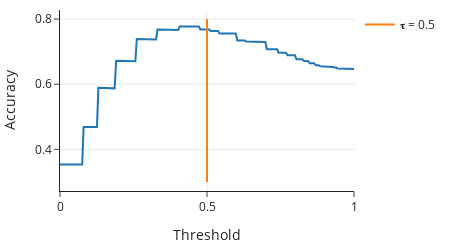

Write notebook code for a chart like this one.
### Markdown cell above
To understand how accuracy changes with respect to $\tau$, we make a plot:

### Code cell
fig = px.line(x=thresholds, y=accs, width=450, height=250)
fig.add_trace(
    go.Scatter(
        x=[0.5, 0.5],
        y=[0.3, 0.8],
        mode="lines",
        name="𝛕 = 0.5",
        showlegend=True,
    )
)
fig.update_xaxes(title="Threshold")
fig.update_yaxes(title="Accuracy")

### Figure 1 — Plotly figure (JSON) as saved in the notebook; plotly's stock layout.template omitted (floating-point values rounded to 4 significant figures; data arrays with more than 128 entries replaced by an {"elided": "..."} marker saying what was removed)
{"data": [{"hovertemplate": "x=%{x}<br>y=%{y}<extra></extra>", "legendgroup": "", "line": {"color": "#1F77B4", "dash": "solid"}, "marker": {"symbol": "circle"}, "mode": "lines", "name": "", "orientation": "v", "showlegend": false, "type": "scatter", "x": {"elided": "200 float values"}, "xaxis": "x", "y": {"elided": "200 float values"}, "yaxis": "y"}, {"mode": "lines", "name": "𝛕 = 0.5", "showlegend": true, "type": "scatter", "x": [0.5, 0.5], "y": [0.3, 0.8]}], "layout": {"height": 250, "legend": {"tracegroupgap": 0}, "width": 450, "xaxis": {"anchor": "y", "domain": [0, 1], "title": {"text": "Threshold"}}, "yaxis": {"anchor": "x", "domain": [0, 1], "title": {"text": "Accuracy"}}}}
